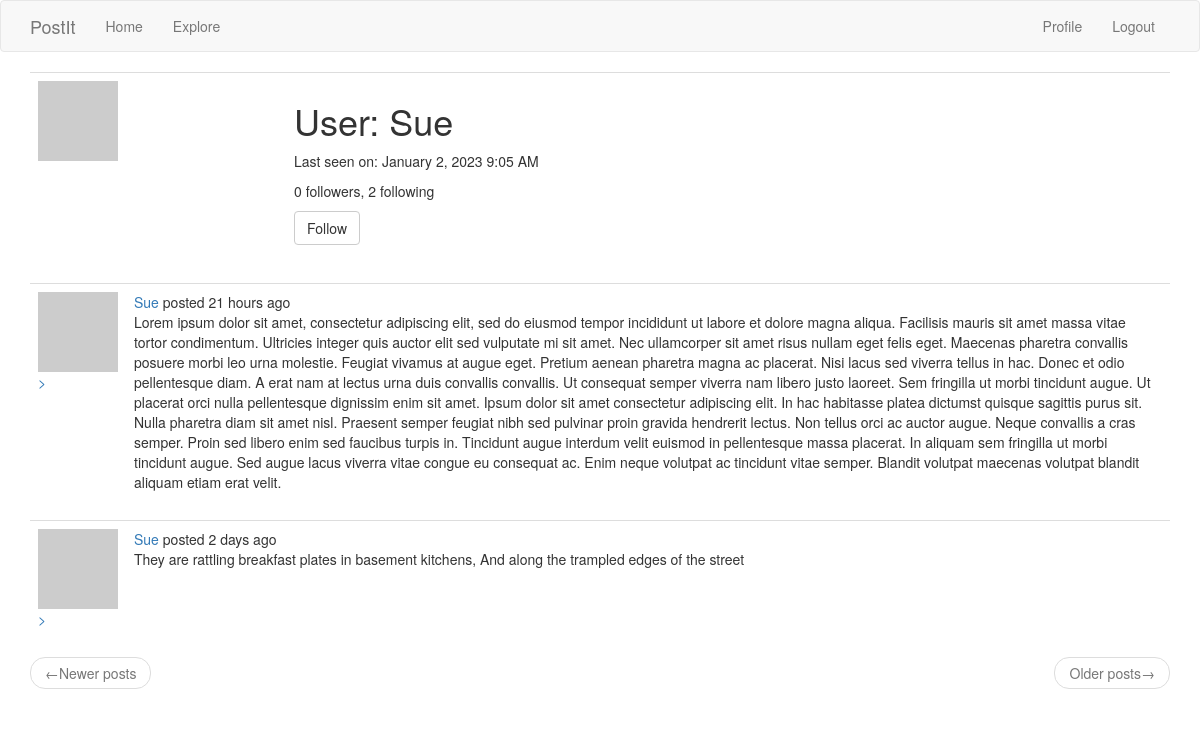
Screenshot of /user/Sue (signed in) with the database file from the repository.
### app/models.py (models this page shows, shortened)
class User(UserMixin, db.Model):
    id = db.Column(db.Integer, primary_key=True)
    username = db.Column(db.String(64), index=True, unique=True)
    email = db.Column(db.String(120), index=True, unique=True)
    password_hash = db.Column(db.String(128))
    posts = db.relationship('Post', backref='author', lazy='dynamic')
    about_me = db.Column(db.String(140))
    last_seen = db.Column(db.DateTime, default=datetime.utcnow)
    followed = db.relationship(
        'User', secondary=followers,
        primaryjoin=(followers.c.follower_id == id),
        secondaryjoin=(followers.c.followed_id == id),
        backref=db.backref('followers', lazy='dynamic'), lazy='dynamic')
    def avatar(self, size):
        digest = md5(self.email.lower().encode('utf-8')).hexdigest()
        return 'https://www.gravatar.com/avatar/{}?d=identicon&s={}'.format(digest, size)
    def is_following(self, user):
        return self.followed.filter(followers.c.followed_id == user.id).count() > 0

class Post(db.Model):
    id = db.Column(db.Integer, primary_key=True)
    body = db.Column(db.String(140))
    timestamp = db.Column(db.DateTime, index=True, default=datetime.utcnow)
    user_id = db.Column(db.Integer, db.ForeignKey('user.id'))

### app/main/routes.py (the view)
@bp.route('/user/<username>')
@login_required
def user(username):
    user = User.query.filter_by(username=username).first_or_404()
    page = request.args.get('page', 1, type=int)
    posts = user.posts.order_by(Post.timestamp.desc()).paginate(
        page=page, per_page=current_app.config['POSTS_PER_PAGE'],
        error_out=False)
    next_url = url_for('main.user', username=user.username,
                       page=posts.next_num) if posts.has_next else None
    prev_url = url_for('main.user', username=user.username,
                       page=posts.prev_num) if posts.has_prev else None
    form = EmptyForm()
    return render_template('user.html', user=user, posts=posts.items,
                           next_url=next_url, prev_url=prev_url, form=form)

### app/main/forms.py
class EmptyForm(FlaskForm):
    submit = SubmitField('Submit')

### app/main/routes.py (called while the page is built)
@bp.before_app_request
def before_request():
    if current_user.is_authenticated:
        current_user.last_seen = datetime.utcnow()
        db.session.commit()
    g.locale = str(get_locale())

### app/models.py (called while the page is built)
@login.user_loader
def load_user(id):
    return User.query.get(int(id))

### app/templates/user.html (shortened to what this page needs)
{% extends "base.html" %}
{% block app_content %}
  <table class="table table-hover">
    <tr>
      <td width="256px"><img src="{{ user.avatar(256) }}"></td>
      <td>
        <h1>{{ _('User') }}: {{ user.username }}</h1>
        {% if user.last_seen %}
        <p>{{ _('Last seen on') }}: {{ moment(user.last_seen).format('LLL') }}</p>
        {% endif %}
        <p>{{ _('%(count)d followers', count=user.followers.count()) }},
          {{ _('%(count)d following', count=user.followed.count()) }}</p>
        {% if user == current_user %}
        <p><a href="{{ url_for('main.edit_profile') }}">{{ _('Edit your profile') }}</a></p>
        {% elif not current_user.is_following(user) %}
        <p>
          <form action="{{ url_for('main.follow', username=user.username) }}" method="post">
            {{ form.submit(value=_('Follow'), class_='btn btn-default') }}
          </form>
        </p>
        {% endif %}
      </td>
    </tr>
  </table>
  {% for post in posts %}
    {% include '_post.html' %}
  {% endfor %}
  <nav aria-label="...">
    <ul class="pager">
      <li class="previous{% if not prev_url %} disabled{% endif %}">
        <a href="{{ prev_url or '#' }}">
          <span aria-hidden="true">&larr;</span>{{ _('Newer posts') }}
        </a>
      </li>
      <li class="next{% if not next_url %} disabled{% endif %}">
        <a href="{{ next_url or '#' }}">
          {{ _('Older posts') }}<span aria-hidden="true">&rarr;</span>
        </a>
      </li>
    </ul>
  </nav>
{% endblock %}

### app/templates/_post.html (shortened to what this page needs)
<table class="table table-hover">
  <tr>
    <td width="70px">
      <a href="{{ url_for('main.user', username=post.author.username) }}"><img src="{{ post.author.avatar(70) }}"</a>
        ></td>
    <td>
      {{ _('%(username)s posted %(when)s', username=user_link, when=moment(post.timestamp).fromNow()) }} <br>{{ post.body }}
    </td>
  </tr>
</table>

### rows the page displays
User: username "Sue", last_seen "January 2, 2023 9:05 AM"
Post: body "Lorem ipsum dolor sit amet, consectetur adipiscing elit, sed do eiusmod tempor incididunt ut labore et dolore magna aliqua. Facilisis mauris sit amet massa vitae tortor condimentum. Ultricies integer quis auctor elit sed vulputate mi sit amet. Nec ullamcorper sit amet risus nullam eget felis eget. Maecenas pharetra convallis posuere morbi leo urna molestie. Feugiat vivamus at augue eget. Pretium aenean pharetra magna ac placerat. Nisi lacus sed viverra tellus in hac. Donec et odio pellentesque diam. A erat nam at lectus urna duis convallis convallis. Ut consequat semper viverra nam libero justo laoreet. Sem fringilla ut morbi tincidunt augue. Ut placerat orci nulla pellentesque dignissim…"
Post: body "They are rattling breakfast plates in basement kitchens, And along the trampled edges of the street"
